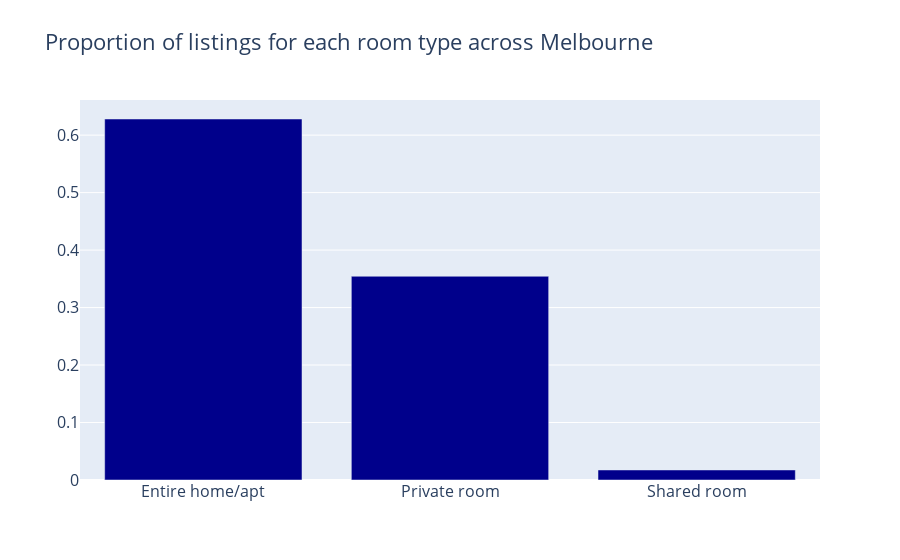

Here is the notebook cell this chart was saved with:
### Markdown cell above
##### 3 房间类型及其分布是什么

### Code cell
trace1 = go.Bar(
    y=listings['room_type'].value_counts(normalize=True).values,
    x=listings['room_type'].value_counts(normalize=True).index,
    name='Proportion of listings for each room type across Melbourne',
    marker=dict(
        color='darkblue'
    )
)

data = [trace1]
layout = go.Layout(
    title='Proportion of listings for each room type across Melbourne',
    font=dict(
        size=16
    ),
    legend=dict(
        font=dict(
            size=16
        )
    )
)
fig = go.Figure(data=data, layout=layout)
iplot(fig, filename='barchart')

### Figure 1 — Plotly figure (JSON) as saved in the notebook; plotly's stock layout.template omitted (floating-point values rounded to 4 significant figures)
{"data": [{"marker": {"color": "darkblue"}, "name": "Proportion of listings for each room type across Melbourne", "type": "bar", "x": ["Entire home/apt", "Private room", "Shared room"], "y": [0.6281, 0.3545, 0.01747]}], "layout": {"font": {"size": 16}, "legend": {"font": {"size": 16}}, "title": {"text": "Proportion of listings for each room type across Melbourne"}}}
